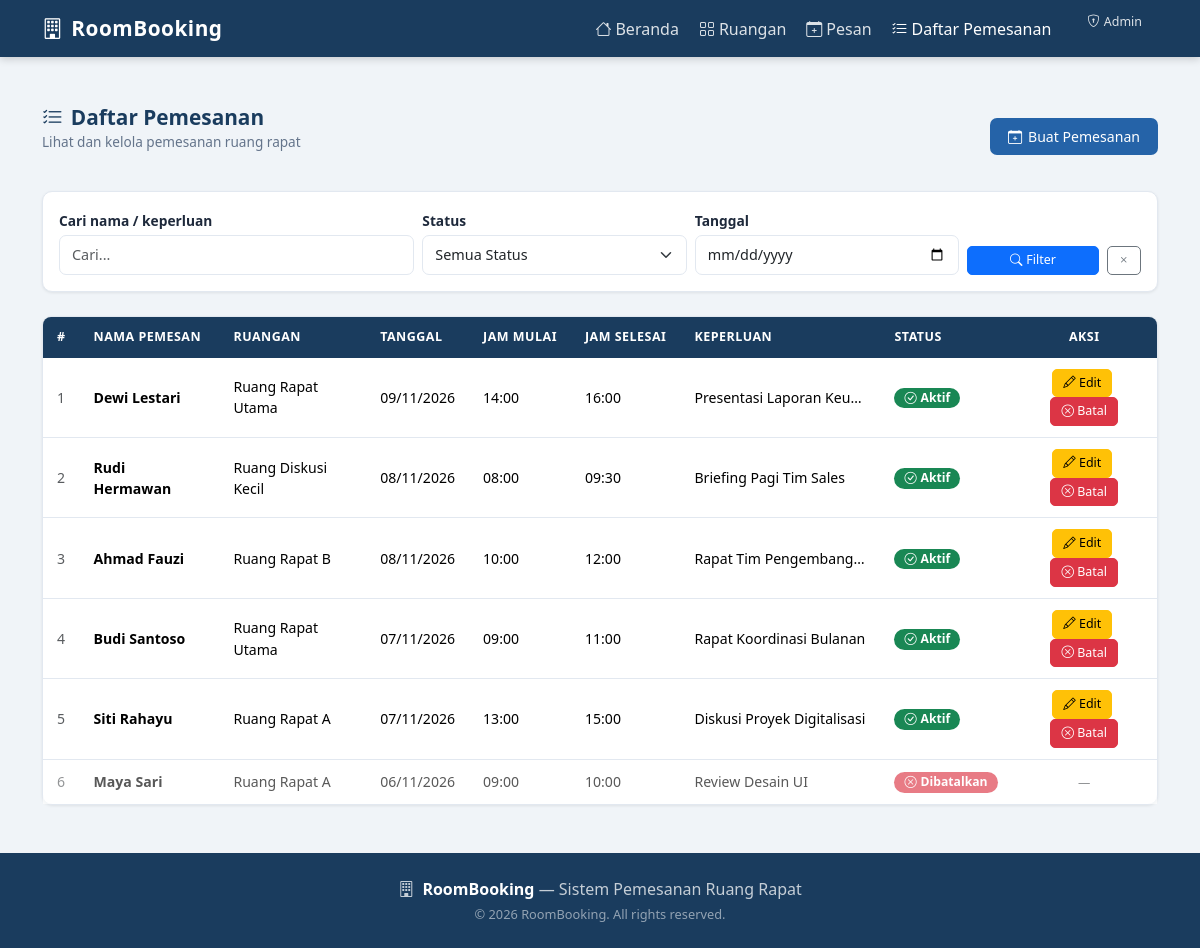
The page /pages/my-bookings.php on the database its author committed.
### tables this page shows
CREATE TABLE IF NOT EXISTS `bookings` (
  `id`           INT UNSIGNED     NOT NULL AUTO_INCREMENT,
  `room_id`      INT UNSIGNED     NOT NULL,
  `booker_name`  VARCHAR(100)     NOT NULL,
  `booking_date` DATE             NOT NULL,
  `start_time`   TIME             NOT NULL,
  `end_time`     TIME             NOT NULL,
  `purpose`      TEXT             NOT NULL,
  `status`       ENUM('active','cancelled') NOT NULL DEFAULT 'active',
  `created_at`   DATETIME         NOT NULL DEFAULT CURRENT_TIMESTAMP,
  `updated_at`   DATETIME         NOT NULL DEFAULT CURRENT_TIMESTAMP ON UPDATE CURRENT_TIMESTAMP,
  PRIMARY KEY (`id`),
  CONSTRAINT `fk_bookings_room`
    FOREIGN KEY (`room_id`) REFERENCES `rooms` (`id`)
    ON DELETE CASCADE ON UPDATE CASCADE
);

CREATE TABLE IF NOT EXISTS `rooms` (
  `id`          INT UNSIGNED     NOT NULL AUTO_INCREMENT,
  `name`        VARCHAR(100)     NOT NULL,
  `capacity`    INT UNSIGNED     NOT NULL,
  `facilities`  TEXT             NULL,
  `description` TEXT             NULL,
  `status`      ENUM('available','unavailable') NOT NULL DEFAULT 'available',
  `created_at`  DATETIME         NOT NULL DEFAULT CURRENT_TIMESTAMP,
  `updated_at`  DATETIME         NOT NULL DEFAULT CURRENT_TIMESTAMP ON UPDATE CURRENT_TIMESTAMP,
  PRIMARY KEY (`id`)
);

### pages/my-bookings.php (the view, shortened to what this page needs)
<?php
require_once __DIR__ . '/../includes/config.php';
require_once __DIR__ . '/../includes/functions.php';
require_once __DIR__ . '/../includes/header.php';
$filterDate   = $_GET['date']   ?? '';
$search       = $_GET['q']      ?? '';
$sql = "SELECT b.*, r.name AS room_name
        FROM bookings b
        JOIN rooms r ON b.room_id = r.id
        WHERE 1=1";
$sql .= " ORDER BY b.booking_date DESC, b.start_time ASC";
$stmt = $conn->prepare($sql);
$stmt->execute();
$bookings = $stmt->get_result();
?>
<div class="container py-5">
  <div class="page-header">
    <div>
      <h1 class="page-title"><i class="bi bi-list-check me-2"></i>Daftar Pemesanan</h1>
      <p class="page-subtitle">Lihat dan kelola pemesanan ruang rapat</p>
    </div>
    <a href="/roombooking/pages/booking.php" class="btn-primary-custom">
      <i class="bi bi-calendar-plus"></i>Buat Pemesanan
    </a>
  </div>
  <div class="card mb-4">
    <div class="card-body py-3">
      <form method="GET" class="row g-2 align-items-end">
        <div class="col-sm-4">
          <label class="form-label small mb-1">Cari nama / keperluan</label>
          <input type="text" class="form-control form-control-sm" name="q"
                 value="<?= e($search) ?>" placeholder="Cari...">
        </div>
        <div class="col-sm-3">
          <label class="form-label small mb-1">Status</label>
          <select class="form-select form-select-sm" name="status">
            <option value="">Semua Status</option>
          </select>
        </div>
        <div class="col-sm-3">
          <label class="form-label small mb-1">Tanggal</label>
          <input type="date" class="form-control form-control-sm" name="date"
                 value="<?= e($filterDate) ?>">
        </div>
        <div class="col-sm-2 d-flex gap-2">
          <button type="submit" class="btn btn-primary btn-sm flex-fill">
            <i class="bi bi-search me-1"></i>Filter
          </button>
          <a href="/roombooking/pages/my-bookings.php" class="btn btn-outline-secondary btn-sm">
            <i class="bi bi-x"></i>
          </a>
        </div>
      </form>
    </div>
  </div>
  <div class="card">
    <div class="card-body p-0">
      <?php if ($bookings->num_rows > 0): ?>
      <div class="table-responsive">
        <table class="table table-roombooking mb-0">
          <thead>
            <tr>
              <th>#</th>
              <th>Nama Pemesan</th>
              <th>Ruangan</th>
              <th>Tanggal</th>
              <th>Jam Mulai</th>
              <th>Jam Selesai</th>
              <th>Keperluan</th>
              <th>Status</th>
              <th class="text-center">Aksi</th>
            </tr>
          </thead>
          <tbody>
            <?php $no = 1; while ($b = $bookings->fetch_assoc()): ?>
            <tr data-status="<?= e($b['status']) ?>">
              <td class="text-muted"><?= $no++ ?></td>
              <td class="fw-semibold"><?= e($b['booker_name']) ?></td>
              <td><?= e($b['room_name']) ?></td>
              <td><?= formatDate($b['booking_date']) ?></td>
              <td><?= formatTime($b['start_time']) ?></td>
              <td><?= formatTime($b['end_time']) ?></td>
              <td style="max-width:200px;">
                <span title="<?= e($b['purpose']) ?>" style="white-space:nowrap;overflow:hidden;text-overflow:ellipsis;display:block;max-width:180px;">
                  <?= e($b['purpose']) ?>
                </span>
              </td>
              <td><?= statusBadge($b['status']) ?></td>
              <td class="text-center">
                <?php if ($b['status'] === 'active'): ?>
                <a href="/roombooking/pages/edit-booking.php?id=<?= $b['id'] ?>"
                   class="btn btn-warning btn-sm me-1">
                  <i class="bi bi-pencil"></i> Edit
                </a>
                <a href="/roombooking/process/cancel-booking.php?id=<?= $b['id'] ?>"
                   class="btn btn-danger btn-sm"
                   data-confirm="Yakin ingin membatalkan pemesanan ini?">
                  <i class="bi bi-x-circle"></i> Batal
                </a>
                <?php else: ?>
                <span class="text-muted small">—</span>
                <?php endif; ?>
              </td>
            </tr>
            <?php endwhile; ?>
          </tbody>
        </table>
      </div>
      <?php endif; ?>
    </div>
  </div>
</div>
<?php require_once __DIR__ . '/../includes/footer.php'; ?>

### includes/functions.php (shortened to what this page needs)
<?php
function e(string $str): string {
    return htmlspecialchars($str, ENT_QUOTES, 'UTF-8');
}
function formatDate(string $date): string {
    return date('d/m/Y', strtotime($date));
}
function formatTime(string $time): string {
    return substr($time, 0, 5);
}
function statusBadge(string $status): string {
    return match($status) {
        'active'    => '<span class="badge bg-success"><i class="bi bi-check-circle me-1"></i>Aktif</span>',
        'cancelled' => '<span class="badge bg-danger"><i class="bi bi-x-circle me-1"></i>Dibatalkan</span>',
        default     => '<span class="badge bg-secondary">' . e($status) . '</span>',
    };
}

### assets/css/style.css (style rules this page uses)
:root { --primary: #1a3c5e; --primary-light: #2563a8; --accent: #3b82f6; --accent-hover: #2563eb; --sidebar-bg: #0f2744; --sidebar-hover: #1e3f6e; --sidebar-active: #2563a8; --sidebar-text: #cbd5e1; --sidebar-width: 260px; --topbar-h: 64px; --bg-page: #f0f4f8; --card-bg: #ffffff; --text-main: #1e293b; --text-muted: #64748b; --border: #e2e8f0; --shadow-sm: 0 1px 3px rgba(0,0,0,.08); --shadow-md: 0 4px 12px rgba(0,0,0,.10); --radius: 10px; }
*, *::before, *::after { box-sizing: border-box; }
body { font-family: 'Segoe UI', system-ui, -apple-system, sans-serif; background: var(--bg-page); color: var(--text-main); min-height: 100vh; margin: 0; }
a { color: var(--accent); text-decoration: none; }
.card { background: var(--card-bg); border: 1px solid var(--border); border-radius: var(--radius); box-shadow: var(--shadow-sm); }
.table-roombooking { font-size: .88rem; border-collapse: separate; border-spacing: 0; }
.table-roombooking thead th { background: var(--primary); color: #fff; font-weight: 600; font-size: .78rem; letter-spacing: .5px; text-transform: uppercase; padding: 11px 14px; border: none; white-space: nowrap; }
.table-roombooking thead th:first-child { border-radius: 8px 0 0 0; }
.table-roombooking thead th:last-child { border-radius: 0 8px 0 0; }
.table-roombooking tbody td { padding: 11px 14px; border-bottom: 1px solid var(--border); vertical-align: middle; }
.table-roombooking tbody tr:last-child td { border-bottom: none; }
.btn-primary-custom { background: var(--primary-light); color: #fff; border: none; padding: 8px 18px; border-radius: 7px; font-weight: 500; font-size: .88rem; display: inline-flex; align-items: center; gap: 6px; transition: background .18s, box-shadow .18s; cursor: pointer; }
.btn-sm { padding: 4px 10px; font-size: .78rem; border-radius: 5px; }
.form-label { font-weight: 600; font-size: .86rem; color: var(--text-main); margin-bottom: 5px; }
.form-control, .form-select { border: 1px solid var(--border); border-radius: 7px; font-size: .9rem; padding: 8px 12px; transition: border-color .2s, box-shadow .2s; }
.page-header { display: flex; align-items: center; justify-content: space-between; margin-bottom: 22px; flex-wrap: wrap; gap: 10px; }
.page-title { font-size: 1.3rem; font-weight: 700; color: var(--primary); margin: 0; }
.page-subtitle { font-size: .85rem; color: var(--text-muted); margin-top: 2px; }
.badge { font-size: .76rem; font-weight: 600; padding: 4px 10px; border-radius: 20px; }

### rows shown on the page
bookings: booker_name "Dewi Lestari", room.name "Ruang Rapat Utama", booking_date "09/11/2026", start_time "14:00", end_time "16:00", purpose "Presentasi Laporan Keu…", status "Aktif"
bookings: booker_name "Rudi Hermawan", room.name "Ruang Diskusi Kecil", booking_date "08/11/2026", start_time "08:00", end_time "09:30", purpose "Briefing Pagi Tim Sales", status "Aktif"
bookings: booker_name "Ahmad Fauzi", room.name "Ruang Rapat B", booking_date "08/11/2026", start_time "10:00", end_time "12:00", purpose "Rapat Tim Pengembang…", status "Aktif"
bookings: booker_name "Budi Santoso", room.name "Ruang Rapat Utama", booking_date "07/11/2026", start_time "09:00", end_time "11:00", purpose "Rapat Koordinasi Bulanan", status "Aktif"
bookings: booker_name "Siti Rahayu", room.name "Ruang Rapat A", booking_date "07/11/2026", start_time "13:00", end_time "15:00", purpose "Diskusi Proyek Digitalisasi", status "Aktif"
bookings: booker_name "Maya Sari", room.name "Ruang Rapat A", booking_date "06/11/2026", start_time "09:00", end_time "10:00", purpose "Review Desain UI", status "Dibatalkan"
